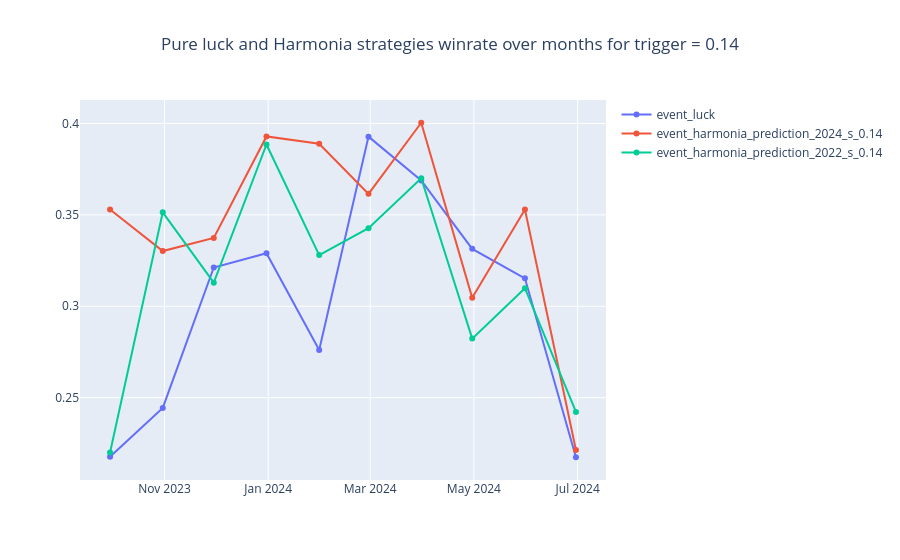

Here is the notebook cell this chart was saved with:
### Code cell
print_graph(results_winrate, [EVENT_LUCK_NAME] + ["event_harmonia_prediction_2024_s_0.14", "event_harmonia_prediction_2022_s_0.14"], "Pure luck and Harmonia strategies winrate over months for trigger = 0.14")

### Figure 1 — Plotly figure (JSON) as saved in the notebook; plotly's stock layout.template omitted (floating-point values rounded to 4 significant figures)
{"data": [{"mode": "lines+markers", "name": "event_luck", "text": ["0.2177", "0.2444", "0.3212", "0.329", "0.2761", "0.3928", "0.3688", "0.3314", "0.3153", "0.2174"], "textposition": "top center", "type": "scatter", "x": ["2023-09-30T00:00:00", "2023-10-31T00:00:00", "2023-11-30T00:00:00", "2023-12-31T00:00:00", "2024-01-31T00:00:00", "2024-02-29T00:00:00", "2024-03-31T00:00:00", "2024-04-30T00:00:00", "2024-05-31T00:00:00", "2024-06-30T00:00:00"], "y": [0.2177, 0.2444, 0.3212, 0.329, 0.2761, 0.3928, 0.3688, 0.3314, 0.3153, 0.2174]}, {"mode": "lines+markers", "name": "event_harmonia_prediction_2024_s_0.14", "text": ["0.3529", "0.3302", "0.3374", "0.3929", "0.3889", "0.3615", "0.4004", "0.3046", "0.3529", "0.2214"], "textposition": "top center", "type": "scatter", "x": ["2023-09-30T00:00:00", "2023-10-31T00:00:00", "2023-11-30T00:00:00", "2023-12-31T00:00:00", "2024-01-31T00:00:00", "2024-02-29T00:00:00", "2024-03-31T00:00:00", "2024-04-30T00:00:00", "2024-05-31T00:00:00", "2024-06-30T00:00:00"], "y": [0.3529, 0.3302, 0.3374, 0.3929, 0.3889, 0.3615, 0.4004, 0.3046, 0.3529, 0.2214]}, {"mode": "lines+markers", "name": "event_harmonia_prediction_2022_s_0.14", "text": ["0.22", "0.3514", "0.3129", "0.3885", "0.328", "0.3427", "0.37", "0.2823", "0.3099", "0.2422"], "textposition": "top center", "type": "scatter", "x": ["2023-09-30T00:00:00", "2023-10-31T00:00:00", "2023-11-30T00:00:00", "2023-12-31T00:00:00", "2024-01-31T00:00:00", "2024-02-29T00:00:00", "2024-03-31T00:00:00", "2024-04-30T00:00:00", "2024-05-31T00:00:00", "2024-06-30T00:00:00"], "y": [0.22, 0.3514, 0.3129, 0.3885, 0.328, 0.3427, 0.37, 0.2823, 0.3099, 0.2422]}], "layout": {"title": {"text": "Pure luck and Harmonia strategies winrate over months for trigger = 0.14", "x": 0.5}}}
